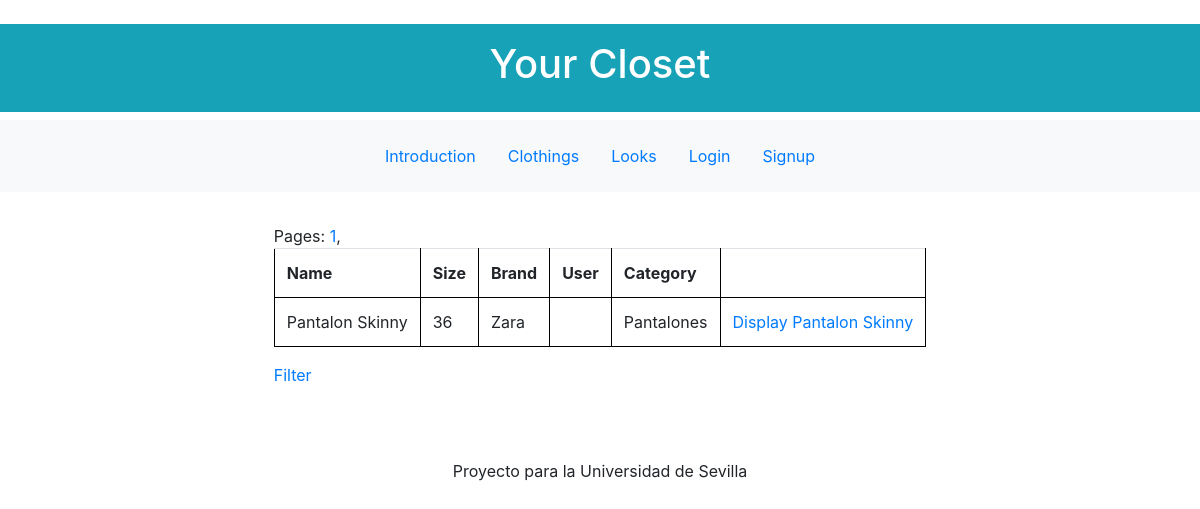
/clothing/list?page=2, run on an earlier commit of the app's database.
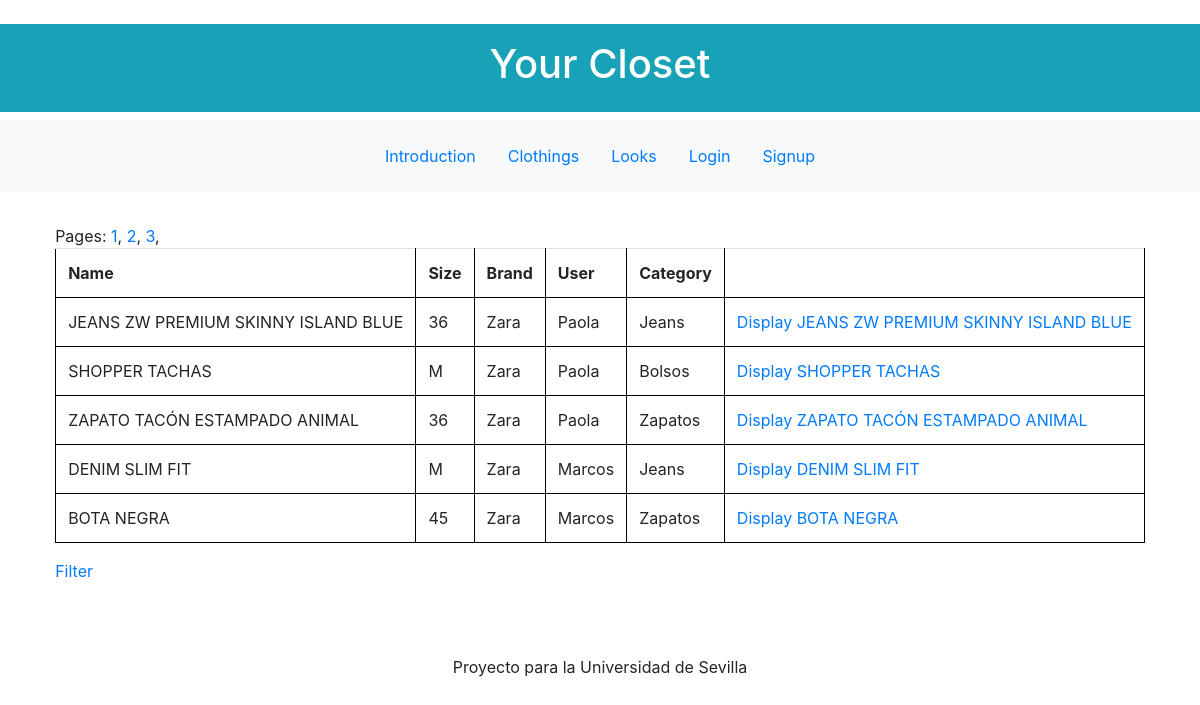
And on a later commit of the database.
### clothesLookApp/models.py (models this page shows, shortened)
class Clothing(models.Model):
    name=models.CharField(max_length=100)
    photo=models.CharField(max_length=200)
    size=models.CharField(max_length=10)
    brand=models.CharField(max_length=100)
    link=models.CharField(max_length=200)
    user = models.ForeignKey(User, on_delete=models.CASCADE)
    category=models.ForeignKey(Category, on_delete=models.CASCADE)

class Category(models.Model):
    name=models.CharField(max_length=100)
    def __str__(self):
        return self.name

class User(AbstractBaseUser, PermissionsMixin):
    SEX_OPTIONS = (
        ('M', 'Man'),
        ('W', 'Woman'),
    )
    nickName = models.CharField(_('Nick Name'),unique=True, max_length=30)
    first_name = models.CharField(_('First name'),max_length=30, blank=True)
    last_name = models.CharField(_('Last name'),max_length=60, blank=True)
    year_birth = models.DateField(_('Year of Birth'),null=True)
    sex = models.CharField(_('Sex'),max_length=1, choices=SEX_OPTIONS, null=True)
    is_active = models.BooleanField(_('Is active'),default=True)
    is_staff = models.BooleanField(_('Is staf'),default=False)
    objects = UserManager()
    USERNAME_FIELD = 'nickName'
    REQUIRED_FIELDS = []

### clothesLookApp/views.py (the view)
# urls.py: path('clothing/list', views.clothes_list,name='clothing'),
def clothes_list(request):
    clothes=Clothing.objects.all()
    paginator= Paginator(clothes,5)
    page=request.GET.get('page')
    clothes=paginator.get_page(page)
    return render(request,'clothes_list.html', {'clothes':clothes,'page':page,'MEDIA_URL': settings.MEDIA_URL})

### templates/clothes_list.html (shortened to what this page needs)
{% extends 'banner.html' %}
{% block contenido %}
<head>
</head>
   Pages:
{% for l in  clothes.paginator.page_range %}
    {% if forloop.counter < 5 %}
        <a href="?page={{forloop.counter}}">{{forloop.counter}}</a>,
    {% endif %}
{% endfor %}
      <br>
<table class="table">
	<thead>
		<tr>
			<td><strong>Name</strong></td>
			<td><strong>Size</strong></td>
			<td><strong>Brand</strong></td>
			<td><strong>User</strong></td>
			<td><strong>Category</strong></td>
			<td></td>
		</tr>
	</thead>
	<tbody>
		{% for clothing in clothes%}
		<tr>
			<td>{{clothing.name}}</td>
			<td>{{clothing.size}}</td>
			<td>{{clothing.brand}}</td>
			<td>{{clothing.user}}</td>
			<td>{{clothing.category}}</td>
			<td><a href='display/{{clothing.id}}'>Display {{clothing.name}}</a></td>
		</tr>
		{% endfor %}
	</tbody>
</table>
<h7><a href='filterCategory'>Filter</a><br></h7>
{% endblock %}

What changed in the data, as far as the page shows it:
no longer on this page (row edited): Clothing: name "Pantalon Skinny", size "36", brand "Zara", category "Pantalones"
added Clothing: name "JEANS ZW PREMIUM SKINNY ISLAND BLUE", size "36", brand "Zara", user "Paola", category "Jeans"
added Clothing: name "SHOPPER TACHAS", size "M", brand "Zara", user "Paola", category "Bolsos"
added Clothing: name "ZAPATO TACÓN ESTAMPADO ANIMAL", size "36", brand "Zara", user "Paola", category "Zapatos"
added Clothing: name "DENIM SLIM FIT", size "M", brand "Zara", user "Marcos", category "Jeans"
added Clothing: name "BOTA NEGRA", size "45", brand "Zara", user "Marcos", category "Zapatos"
Also different on the page:
new list line: "2 ,"
new list line: "3 ,"
